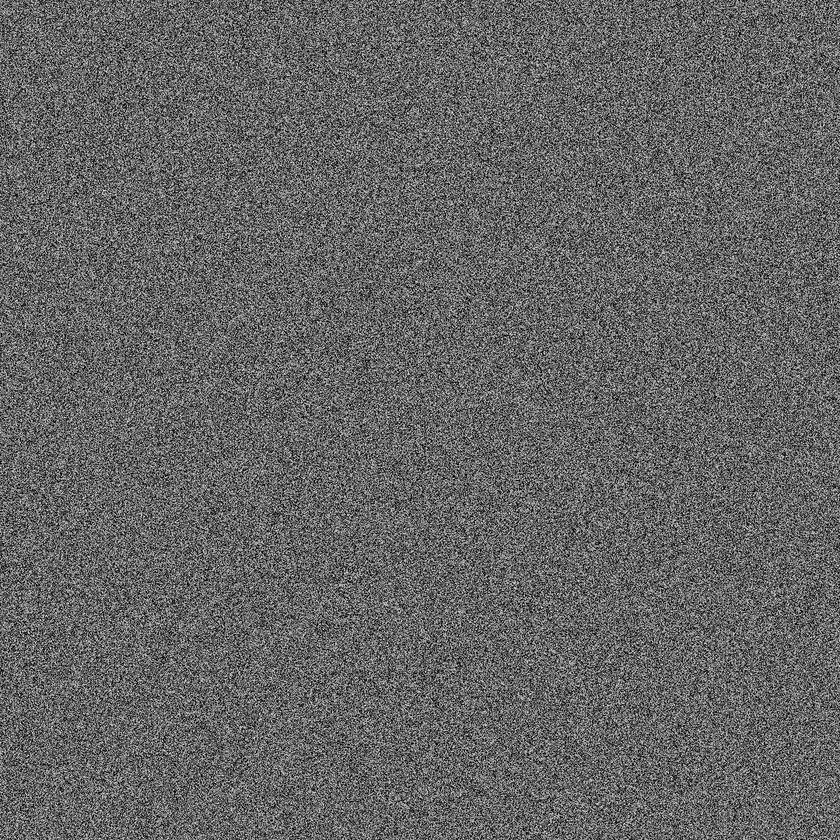
#> input picture Quality_control_HCI/tests/test_imgs/empty_test.tiff, 840 x 840 px, shrunk from 1080 x 1080 before the run; its folder holds only this picture in this run
$ python -i compute_measurements_functions.py   (imports and definitions only)   (older library calls are emulated)
#> lines starting #> are read from the running program, lines starting #| are printed output that depends on the picture
#> further down, picture is the input picture: shape (840, 840, 3); min 0, max 24, mean 9.5
'''Functions that compute each of the ScaleFEx pipeline's features'''

import skimage
import cv2
import numpy as np
from scipy import ndimage as ndi
import pandas as pd
import scipy as sp
import time
import mahotas

def compute_primary_mask(simg):
    '''
    Identify the mask of the input channel image

    Parameters
    ----------
    simg : numpy.ndarray
        Image from which to extract the mask

    Returns
    -------
    labeled_image : numpy.ndarray
        Labeled image (0=background, 1=cell)
    '''
    # Apply a Gaussian filter to reduce noise
    sigma = 1
    ksize = int(6*sigma + 1)  # Ensure ksize is odd
    am = cv2.GaussianBlur(simg, (ksize, ksize), sigmaX=sigma, sigmaY=sigma)
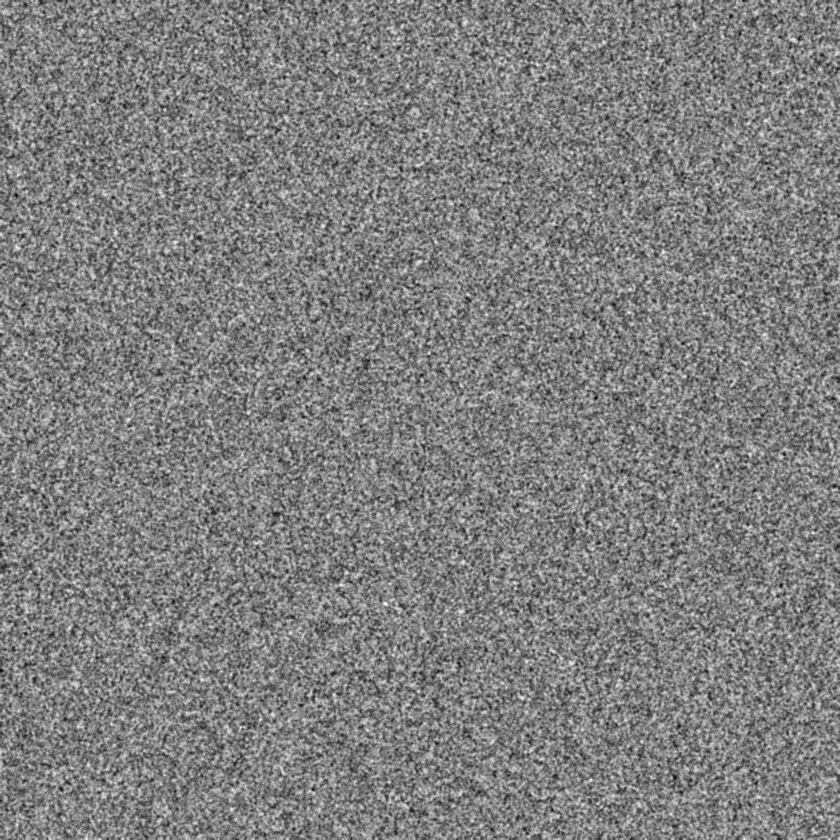
#> am: shape (840, 840, 3); min 4, max 15, mean 9.52; drawn with min black and max white

    # Apply a multi-scale filter to extract the cell boundary
    sigma = 1
    ksize = int(6*sigma + 1)  # Ensure ksize is odd
    filter_am = cv2.GaussianBlur(simg, (ksize, ksize), sigmaX=sigma, sigmaY=sigma)
    alpha = 10
    am = am + alpha * (am - filter_am)
    am = am > skimage.filters.threshold_multiotsu(am)[0] * 0.9
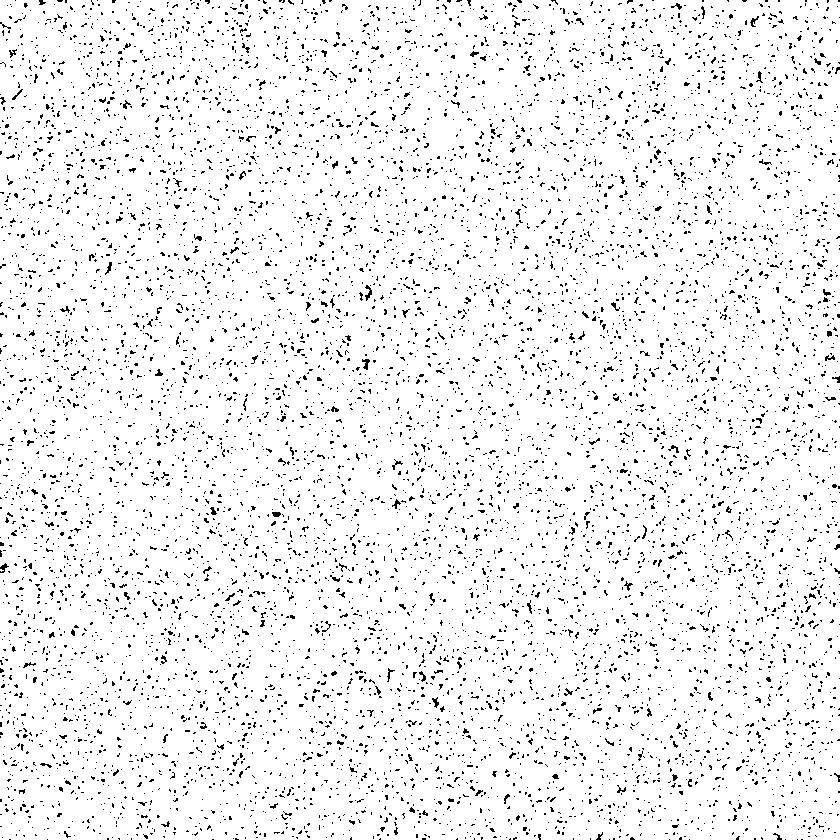
#> am: shape (840, 840, 3) bool; 94.4% white; black in thin lines or dots

    # Remove small objects and fill holes
    am = am.astype('uint8')
    kernel = cv2.getStructuringElement(cv2.MORPH_ELLIPSE, (2, 2))
    am = cv2.morphologyEx(am, cv2.MORPH_CLOSE, kernel)
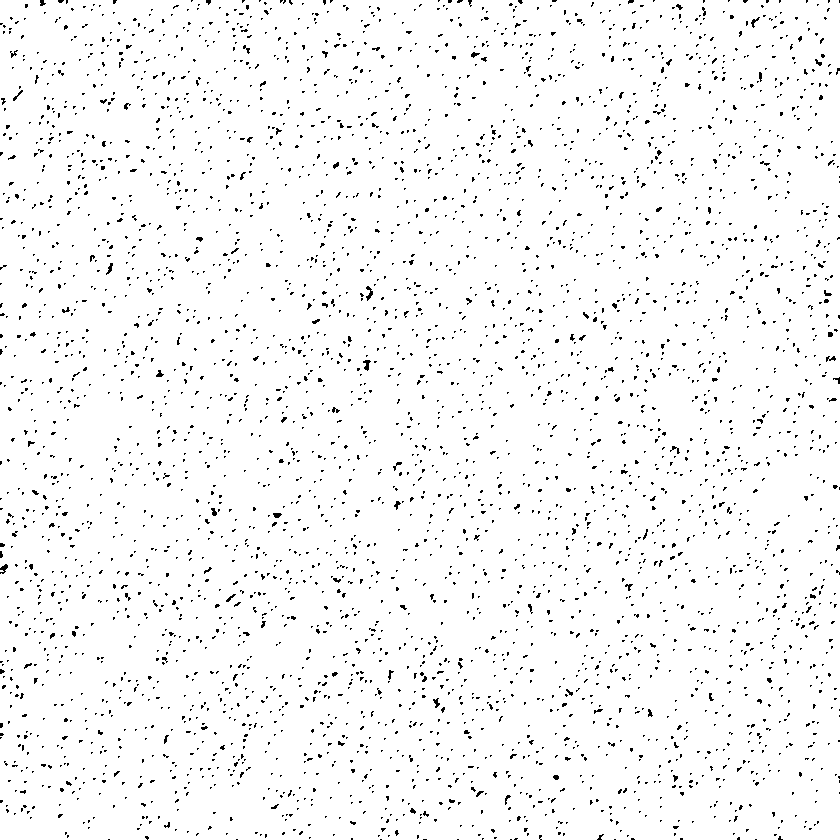
#> am: shape (840, 840, 3); values 0 (black) and 1 (white), 96.6% white; black in thin lines or dots
    am = ndi.binary_fill_holes(am)

    # Label the image
    labeled_image = skimage.measure.label(am)
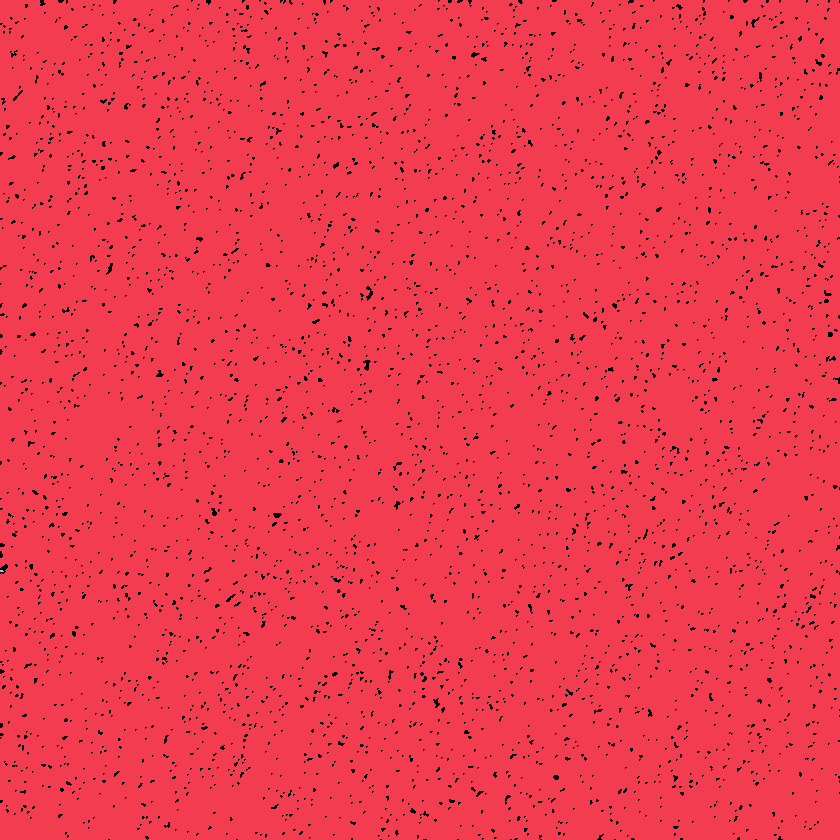
#> labeled_image: shape (840, 840, 3) int32; 3 distinct labels, from 0 to 2; one colour per label, 0 black
    return labeled_image

# ROI param is unneeded
# [620 lines left out: functions compute_shape, iter_text, texture_single_values, granularity, intensity, create_concentric_areas and 7 more, not called in this run]

# Define additional functions with print statements similarly, if needed.

>>> import cv2
>>> picture = cv2.imread('../Quality_control_HCI/tests/test_imgs/empty_test.tiff')
>>> result = compute_primary_mask(picture)
